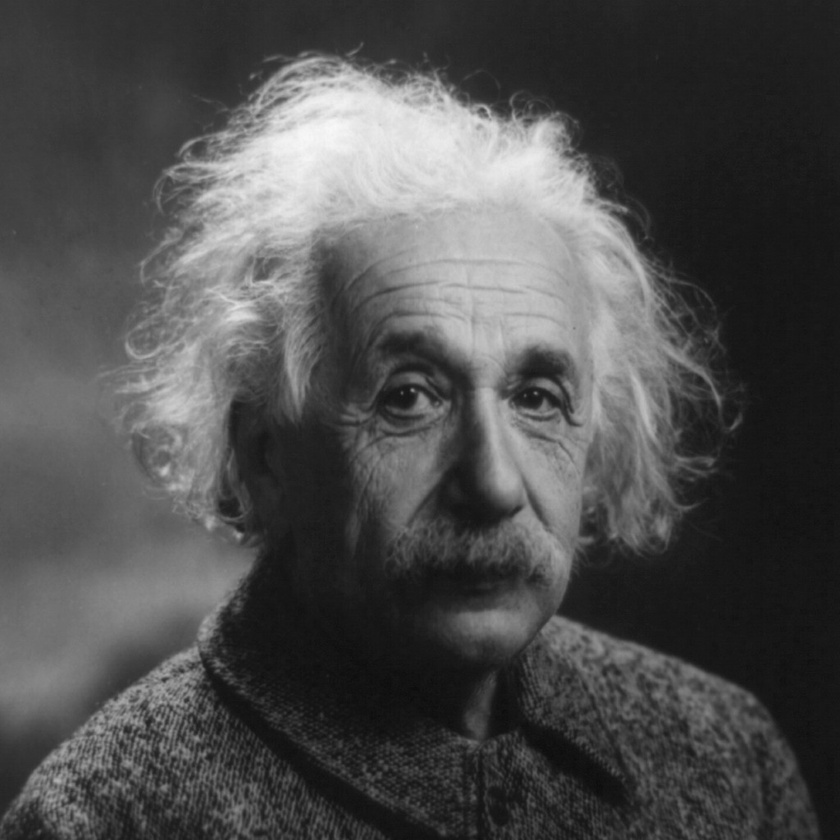
%> input picture CepstrumAnalysis/einstein.jpg, 840 x 840 px, shrunk from 1024 x 1024 before the run
$ octave b_CepstrumAnalysis_and_Filtering.m   (GNU Octave 9; MATLAB toolbox functions it lacks are replaced by stand-ins)
%> lines starting %> are read from the running program, lines starting %| are printed output that depends on the picture; in (x1, y1, x2, y2) boxes, pixels count from 0 and x2, y2 are one past the last pixel; in counts of white or black regions, pixels touching at a corner belong together; the program's own positions count from 1
### CepstrumAnalysis/MakeCepstrum.m
function [ImageCepstrum] = MakeCepstrum(Image)

    for n=1:size(Image,3)                           %Start For loop for each scale.

        ImageDouble = double ( Image ( :, :, n ) ); %Convert input to double.

        ImageFourier = fft2 ( ImageDouble );        %Spectrum of image.

        FourierAbsolute = abs ( ImageFourier );     %Absolute of spectrum.

        FourierLog = log ( FourierAbsolute + 1 );   %Logarithm of absolute.

        FourierLogAbs = abs ( FourierLog );         %Absulute of logarithm.

        FourierEnergy = FourierLogAbs .^ 2;         %Power of 2.

        ImageCepstrum ( :, :, n ) = ifft2 ( FourierEnergy ); % Inverse transform.

    end

end

### CepstrumAnalysis/b_CepstrumAnalysis_and_Filtering.m
%%%%%%%%%%%%%%%%%%%%%%%%%%%%%%%%%%%%%%%%%%%%%%%%%%%%%%%%%%%%%%%%%%%%%%%%%%%
%                          Muhammed Enes Yılmaz                           %
%%%%%%%%%%%%%%%%%%%%%%%%%%%%%%%%%%%%%%%%%%%%%%%%%%%%%%%%%%%%%%%%%%%%%%%%%%%
close all
clear
clc

img = imread('einstein.jpg');
%> img is the input picture: size 840x840 uint8; min 11, max 250, mean 77.9

filter1 = fspecial('gaussian',[7 7],5);
blurNoiseImg = conv2(double(img),double(filter1));

blurNoiseImgSpectrum = fftshift(fft2(blurNoiseImg));

% Cepstrum analysis is a non-linear signal processing technique with various
% applications in fields such as speech and image processing. The Cepstrum
% of the complex x of a sequence is calculated by finding the complex natural
% logarithm of the Fourier transform of x, then the inverse Fourier transform
% of the resulting sequence.
% When we do a Cepstrum analysis, we get a different domain. There is neither
% a frequency domain nor a spatial domain. The reason for this is that
% the logarithm is taken when performing the Cepstrum analysis. It also
% overcomes the instability in IIR as the Fourier transform is used.
% We cannot see the signal as we see it in the spatial domain, it looks like it.

% As a disadvantage, the phase function should be in the range of ±2𝜋 due to taking
% the logarithm, but in some regions the phase is cut off and may seem stuck.
% Phase correction should be done (Phase unwrapping). Despite this disadvantage,
% it is widely used in image restoration because it overcomes the instability
% in IIR and is logarithmic addition.

% We will bring the blurred image to the cepstrum region and reduce the effect
% of noise from the image in the cepstrum region with the filter we will design
% in the cepstrum region, then we will observe it in the spatial region.
blurNoiseImgCepstrum = ifftshift(ifft2(log(blurNoiseImgSpectrum)));
figure
imshow(blurNoiseImgCepstrum,[])
title('Cepstrum of blur noise image')

figure
cepstrumToSpectrum = exp(fft2(fftshift(blurNoiseImgCepstrum)));
spectrumToSpatialINV = uint8(ifft2(ifftshift(cepstrumToSpectrum)));
imshow(spectrumToSpatialINV);
title('Cepstrum inverse of blur noise image')

% We design filters with the same values as the noises we applied at the beginning:
filter1Same = fspecial('gaussian',[7 7],5);
var = 0.01;
% imfilter(): N-D filtering of multidimensional images
% B = imfilter(A, h); filters the multidimensional array A with the multidimensional
% filter h and returns the result as B.
% image with both blurry and additive noise;
BlurredNoisy = imnoise(imfilter(img,filter1Same),'gaussian',0,var);

figure
freqz2(filter1Same)
title('The frequency response of the filter we will apply')
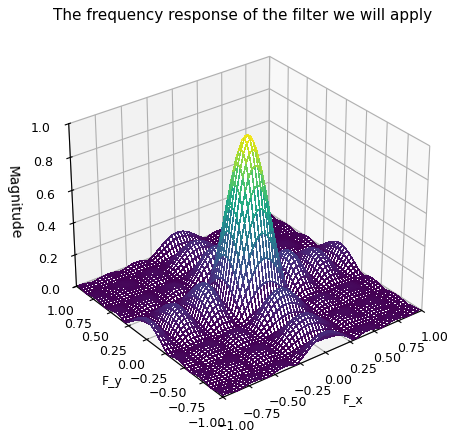
%> figure redrawn from the program's plot data
% figure
% freqz2(BlurredNoisy) % it makes the system very tiring and takes time to finish
% title({'Frequency response of the blurred','and noise-added filter'})
figure
imshow(BlurredNoisy,[]);
title('Our blurred and noisy applied image');

% We continue our deblur process over "blurNoiseImage":
WT = zeros(size(img));
WT(256:end-256,256:end-256) = 1; % we designed a lowpass filter
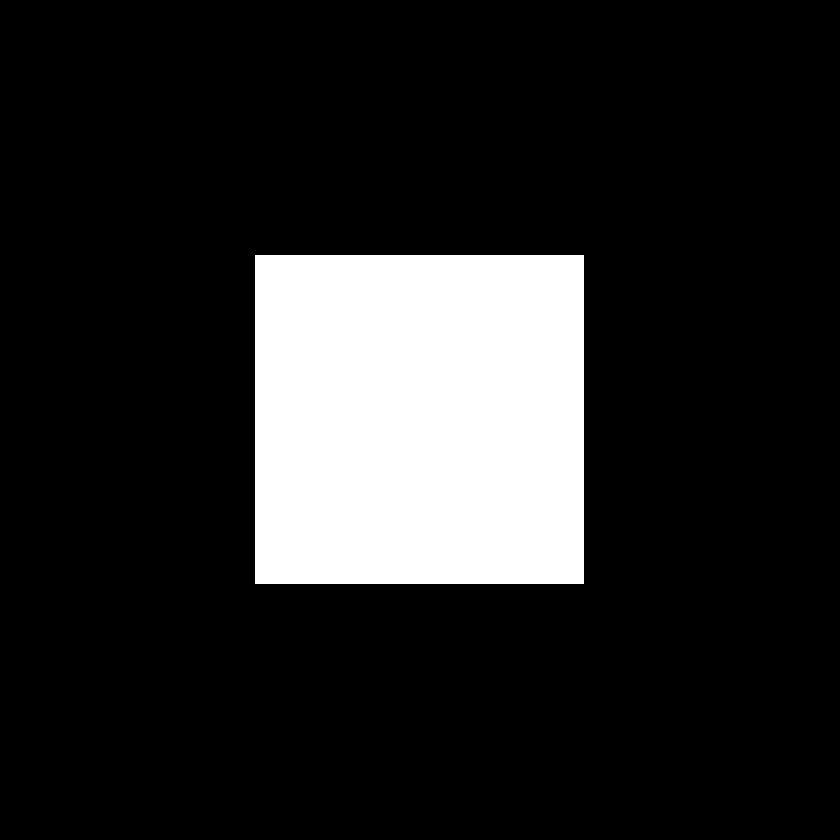
%> WT: size 840x840 double; values 0 (black) and 1 (white), 15.3% white; 1 white region, box (x1, y1, x2, y2) and area: (255, 255, 584, 584) 108241
% deconvlucy(); Deblur image using Lucy-Richardson method
J1 = deconvlucy(blurNoiseImg,filter1Same);
J2 = deconvlucy(blurNoiseImg,filter1Same,20,sqrt(var));

figure
imshow(blurNoiseImg,[]);
title('Our image with blur noise applied');
figure
imshow(J1,[]);
title({'deconvlucy(blurNoiseImg,filter1Same)','Sharpening image with blur noise applied'});
figure
imshow(J2,[]);
title({'deconvlucy(blurNoiseImg,filter1Same,DP)','Sharpening an image with blur noise applied'});

CepstrumImg = MakeCepstrum(img);
%> the loop in MakeCepstrum, `for n=1:size(Image,3)` made 1 pass
%> pass 1, in MakeCepstrum, `FourierLog = log ( FourierAbsolute + 1 );`:
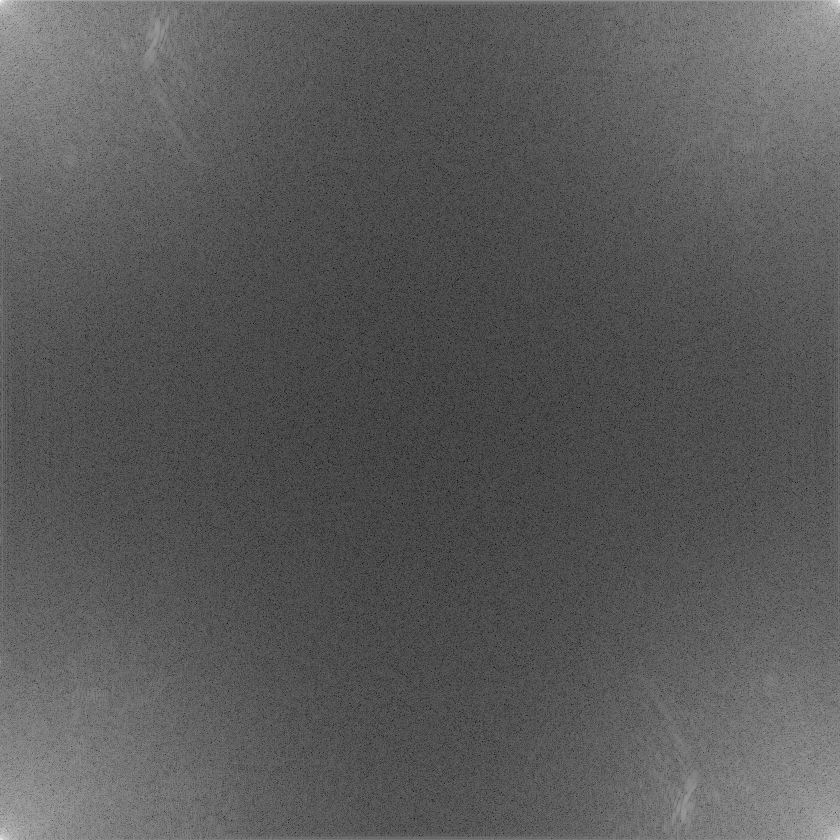
%> FourierLog: size 840x840 double; min 0.74, max 17.82, mean 6.79; drawn with min black and max white
%> pass 1, in MakeCepstrum, `FourierEnergy = FourierLogAbs .^ 2;`:
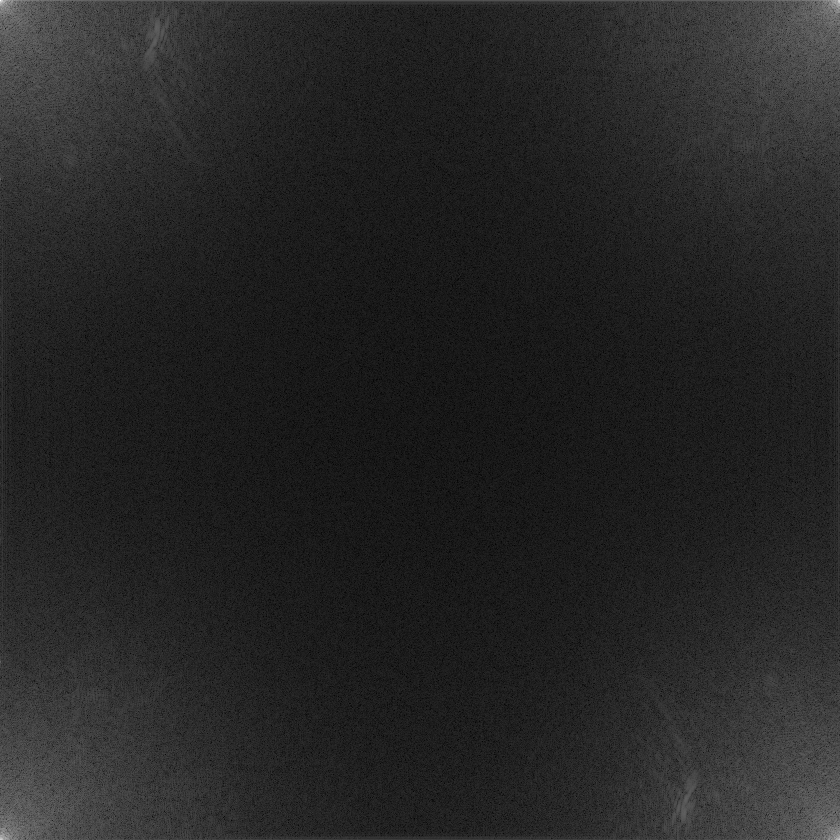
%> FourierEnergy: size 840x840 double; min 0.548, max 317.6, mean 48; drawn with min black and max white
CepstrumImgBlurred = MakeCepstrum(blurNoiseImg);
%> the loop in MakeCepstrum (call 2), `for n=1:size(Image,3)` made 1 pass
%> pass 1, in MakeCepstrum (call 2), `FourierLog = log ( FourierAbsolute + 1 );`:
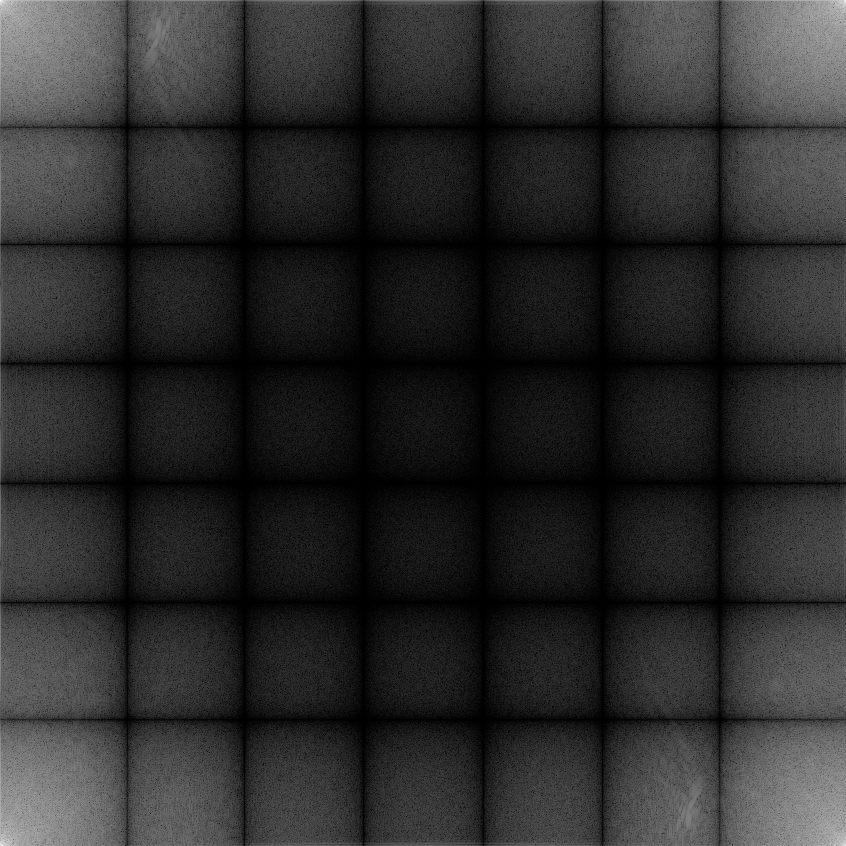
%> FourierLog: size 846x846 double; min 7.14e-05, max 17.82, mean 3.04; drawn with min black and max white
%> pass 1, in MakeCepstrum (call 2), `FourierEnergy = FourierLogAbs .^ 2;`:
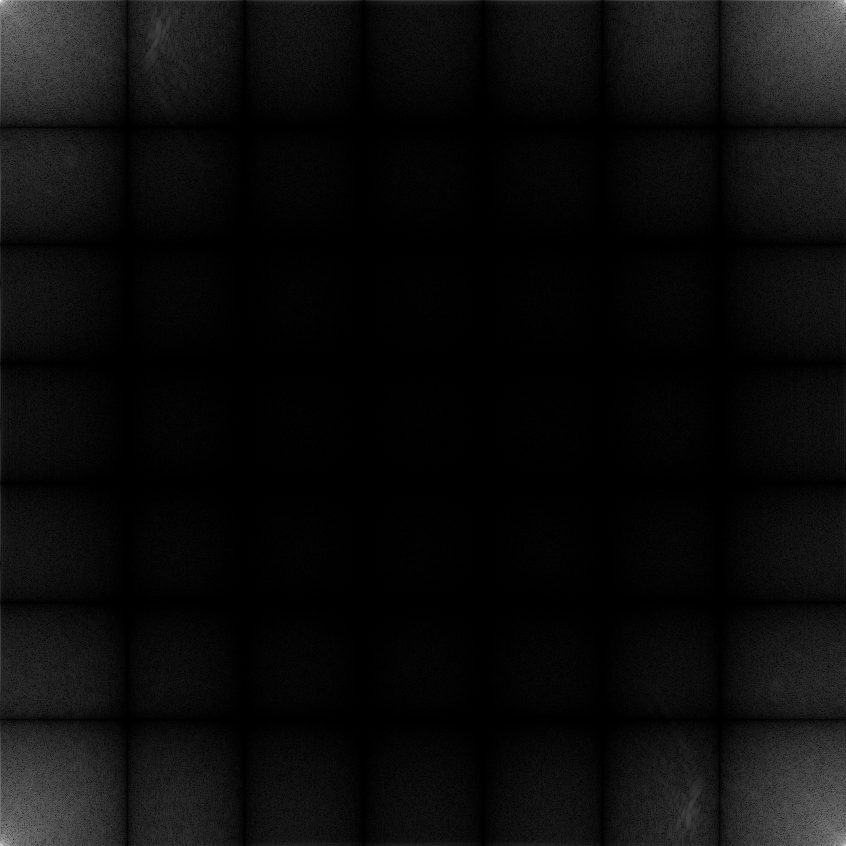
%> FourierEnergy: size 846x846 double; min 5.1e-09, max 317.6, mean 14.9; drawn with min black and max white

figure
imshow(ifftshift(CepstrumImg));
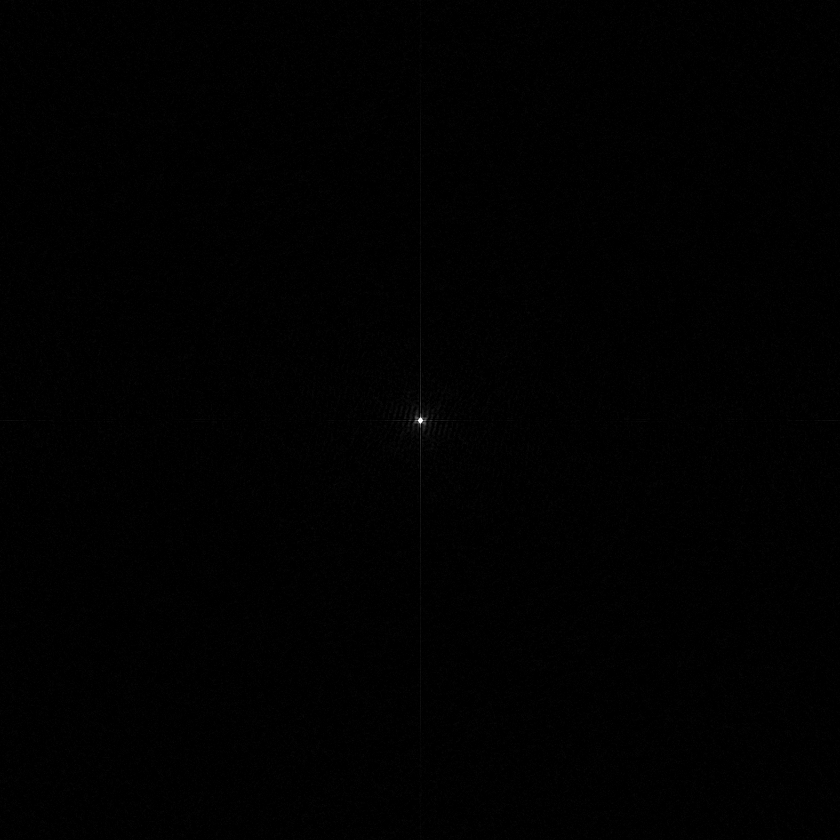
%> displayed picture: size 840x840, on the screen's scale of 0 to 255; min 0, max 255, mean 1.1
title('Cepstrum of our original image');
figure
imshow(ifftshift(CepstrumImgBlurred));
title('Cepstrum of image with blur noise added');
